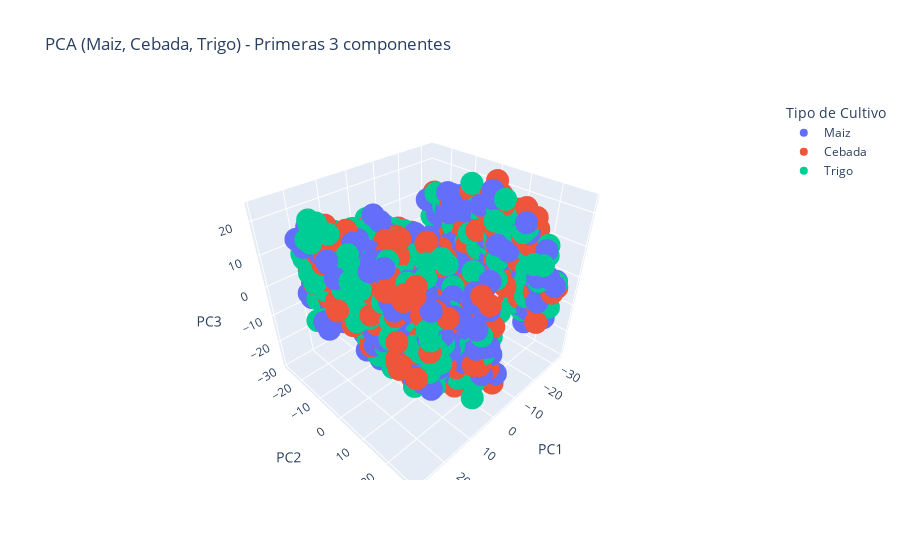

Here is the notebook cell this chart was saved with:
### Markdown cell above
# Ejercicio 5: Apliar PCA nuevamente al subdataset 2D

### Code cell
# Nos aseguramos mismas columnas y orden que el PCA original
X_filtrado = X_filtrado.reindex(columns=cultivos_ohe.columns, fill_value=0)

# Transformamos con el PCA ya entrenado
X_filtrado_pca = pca.transform(X_filtrado)

# Visualizamos las primeras 3 componentes principales
pca_filtrado_df = pd.DataFrame(X_filtrado_pca[:, :3], columns=['PC1', 'PC2', 'PC3'])
pca_filtrado_df['tipoCultivo'] = cultivos_filtrados['tipoCultivo'].values

fig = px.scatter_3d(
    pca_filtrado_df,
    x='PC1',
    y='PC2',
    z='PC3',
    color='tipoCultivo',
    title='PCA (Maiz, Cebada, Trigo) - Primeras 3 componentes',
    labels={'tipoCultivo': 'Tipo de Cultivo'}
)
fig.show()

### Figure 1 — Plotly figure (JSON) as saved in the notebook; plotly's stock layout.template omitted (floating-point values rounded to 4 significant figures; data arrays with more than 128 entries replaced by an {"elided": "..."} marker saying what was removed)
{"data": [{"hovertemplate": "Tipo de Cultivo=Maiz<br>PC1=%{x}<br>PC2=%{y}<br>PC3=%{z}<extra></extra>", "legendgroup": "Maiz", "marker": {"color": "#636efa", "symbol": "circle"}, "mode": "markers", "name": "Maiz", "scene": "scene", "showlegend": true, "type": "scatter3d", "x": {"elided": "753 float values"}, "y": {"elided": "753 float values"}, "z": {"elided": "753 float values"}}, {"hovertemplate": "Tipo de Cultivo=Cebada<br>PC1=%{x}<br>PC2=%{y}<br>PC3=%{z}<extra></extra>", "legendgroup": "Cebada", "marker": {"color": "#EF553B", "symbol": "circle"}, "mode": "markers", "name": "Cebada", "scene": "scene", "showlegend": true, "type": "scatter3d", "x": {"elided": "703 float values"}, "y": {"elided": "703 float values"}, "z": {"elided": "703 float values"}}, {"hovertemplate": "Tipo de Cultivo=Trigo<br>PC1=%{x}<br>PC2=%{y}<br>PC3=%{z}<extra></extra>", "legendgroup": "Trigo", "marker": {"color": "#00cc96", "symbol": "circle"}, "mode": "markers", "name": "Trigo", "scene": "scene", "showlegend": true, "type": "scatter3d", "x": {"elided": "747 float values"}, "y": {"elided": "747 float values"}, "z": {"elided": "747 float values"}}], "layout": {"legend": {"title": {"text": "Tipo de Cultivo"}, "tracegroupgap": 0}, "scene": {"domain": {"x": [0, 1], "y": [0, 1]}, "xaxis": {"title": {"text": "PC1"}}, "yaxis": {"title": {"text": "PC2"}}, "zaxis": {"title": {"text": "PC3"}}}, "title": {"text": "PCA (Maiz, Cebada, Trigo) - Primeras 3 componentes"}}}
